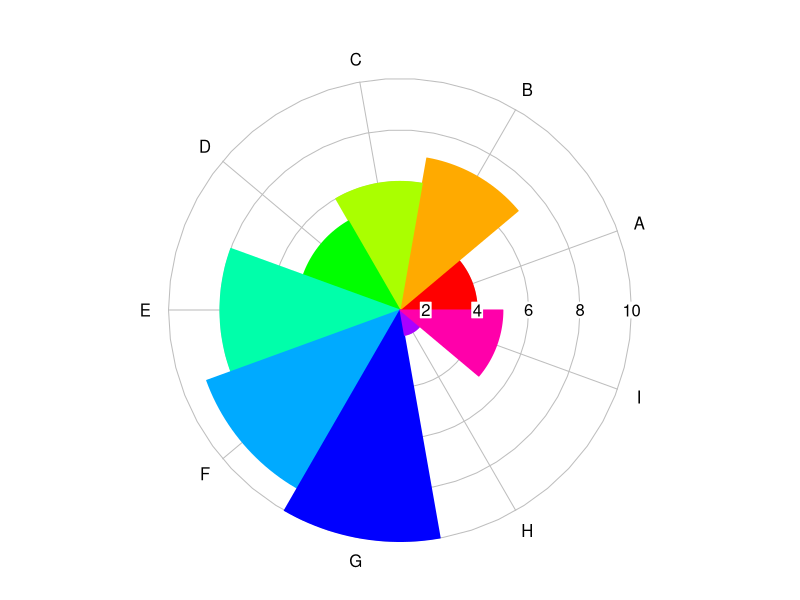
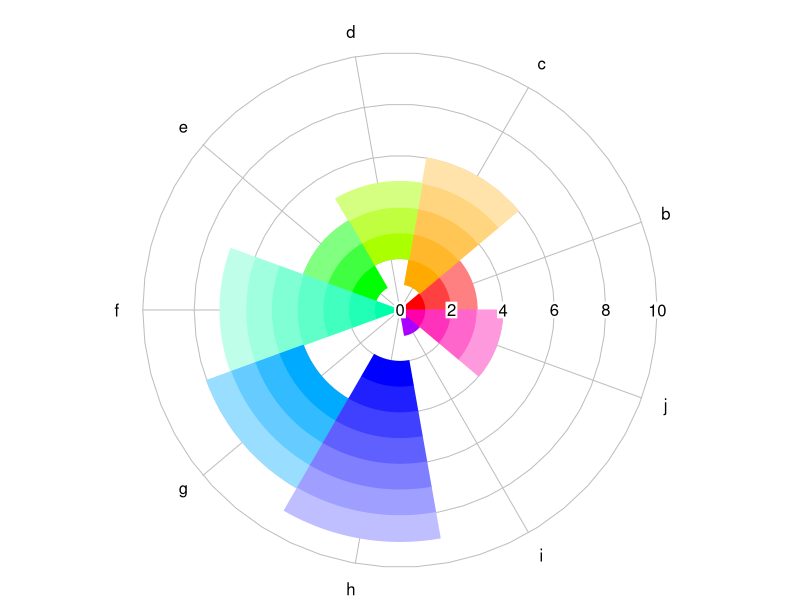
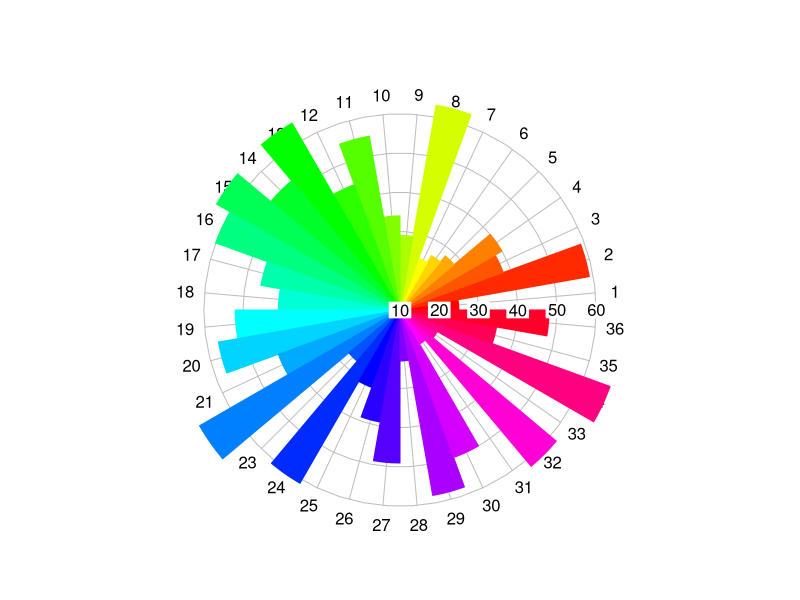
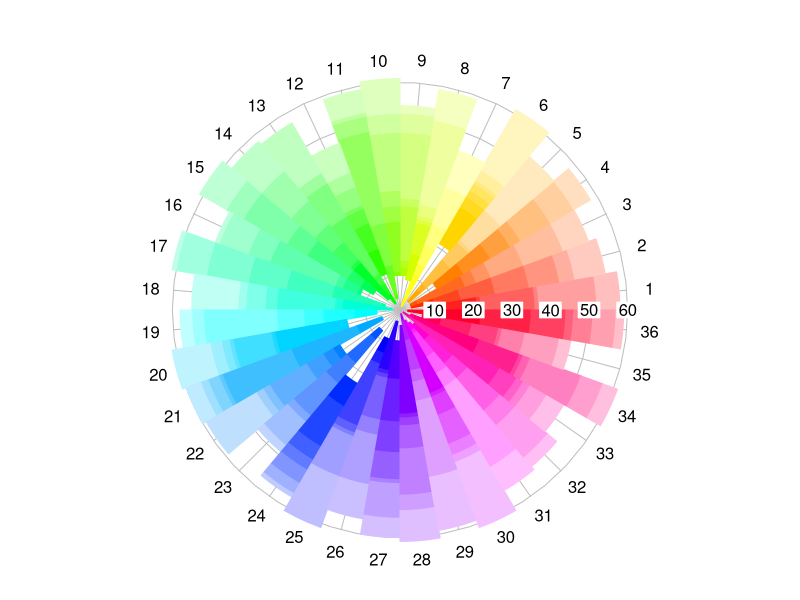

R code for these plots, in order:
library(plotrix)


### Name: radial.pie
### Title: Plot sectors/annuli on a circular grid of 0 to 2*pi radians
### Aliases: radial.pie
### Keywords: misc

### ** Examples

 pie1<-c(3,6,5,4,7,8,9,1,4)
 pie2<-list(0:3,1:6,2:5,1:4,0:7,4:8,2:9,0:1,0:4)
 pie3<-sample(10:60,36)
 pie4<-list(sort(sample(1:60,8)))
 for(sector in 2:36) pie4[[sector]]<-sort(sample(1:60,8))
 oldpar<-radial.pie(pie1,labels=LETTERS[1:9])
 radial.pie(pie2,labels=letters[2:10])
 radial.pie(pie3,labels=1:36)
 radial.pie(pie4,labels=1:36)
 # restore the par values
 par(oldpar)
